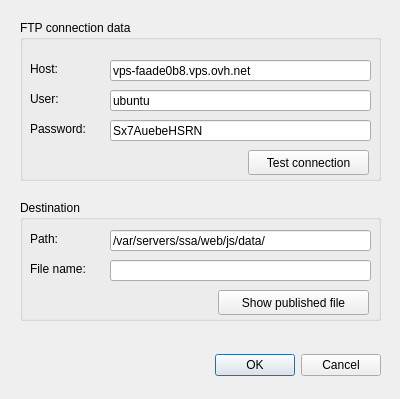
<?xml version="1.0" encoding="UTF-8"?>
<ui version="4.0">
 <class>QgsLayerParserDialogBase</class>
 <widget class="QDialog" name="QgsLayerParserDialogBase">
  <property name="geometry">
   <rect>
    <x>0</x>
    <y>0</y>
    <width>400</width>
    <height>399</height>
   </rect>
  </property>
  <property name="windowTitle">
   <string>Qgs Layer Parser</string>
  </property>
  <widget class="QDialogButtonBox" name="button_box">
   <property name="geometry">
    <rect>
     <x>20</x>
     <y>350</y>
     <width>361</width>
     <height>30</height>
    </rect>
   </property>
   <property name="layoutDirection">
    <enum>Qt::LeftToRight</enum>
   </property>
   <property name="orientation">
    <enum>Qt::Horizontal</enum>
   </property>
   <property name="standardButtons">
    <set>QDialogButtonBox::Cancel|QDialogButtonBox::Ok</set>
   </property>
   <property name="centerButtons">
    <bool>false</bool>
   </property>
  </widget>
  <widget class="QGroupBox" name="groupFtp">
   <property name="geometry">
    <rect>
     <x>20</x>
     <y>20</y>
     <width>361</width>
     <height>161</height>
    </rect>
   </property>
   <property name="title">
    <string>FTP connection data</string>
   </property>
   <widget class="QLabel" name="labelHost">
    <property name="geometry">
     <rect>
      <x>10</x>
      <y>40</y>
      <width>67</width>
      <height>17</height>
     </rect>
    </property>
    <property name="text">
     <string>Host:</string>
    </property>
   </widget>
   <widget class="QLabel" name="labelUser">
    <property name="geometry">
     <rect>
      <x>10</x>
      <y>70</y>
      <width>67</width>
      <height>17</height>
     </rect>
    </property>
    <property name="text">
     <string>User:</string>
    </property>
   </widget>
   <widget class="QLabel" name="labelPassword">
    <property name="geometry">
     <rect>
      <x>10</x>
      <y>100</y>
      <width>67</width>
      <height>17</height>
     </rect>
    </property>
    <property name="text">
     <string>Password:</string>
    </property>
   </widget>
   <widget class="QLineEdit" name="inputHost">
    <property name="geometry">
     <rect>
      <x>90</x>
      <y>40</y>
      <width>261</width>
      <height>21</height>
     </rect>
    </property>
    <property name="text">
     <string>vps-faade0b8.vps.ovh.net</string>
    </property>
   </widget>
   <widget class="QLineEdit" name="inputUser">
    <property name="geometry">
     <rect>
      <x>90</x>
      <y>70</y>
      <width>261</width>
      <height>21</height>
     </rect>
    </property>
    <property name="text">
     <string>ubuntu</string>
    </property>
   </widget>
   <widget class="QgsPasswordLineEdit" name="inputPassword">
    <property name="geometry">
     <rect>
      <x>90</x>
      <y>100</y>
      <width>261</width>
      <height>21</height>
     </rect>
    </property>
    <property name="text">
     <string>Sx7AuebeHSRN</string>
    </property>
   </widget>
   <widget class="QPushButton" name="buttonTest">
    <property name="geometry">
     <rect>
      <x>228</x>
      <y>130</y>
      <width>121</width>
      <height>25</height>
     </rect>
    </property>
    <property name="text">
     <string>Test connection</string>
    </property>
   </widget>
  </widget>
  <widget class="QGroupBox" name="groupDestination">
   <property name="geometry">
    <rect>
     <x>20</x>
     <y>200</y>
     <width>361</width>
     <height>121</height>
    </rect>
   </property>
   <property name="title">
    <string>Destination</string>
   </property>
   <widget class="QLabel" name="labelPath">
    <property name="geometry">
     <rect>
      <x>10</x>
      <y>30</y>
      <width>67</width>
      <height>17</height>
     </rect>
    </property>
    <property name="text">
     <string>Path:</string>
    </property>
   </widget>
   <widget class="QLabel" name="labelFilename">
    <property name="geometry">
     <rect>
      <x>10</x>
      <y>60</y>
      <width>67</width>
      <height>17</height>
     </rect>
    </property>
    <property name="text">
     <string>File name:</string>
    </property>
   </widget>
   <widget class="QLineEdit" name="inputPath">
    <property name="geometry">
     <rect>
      <x>90</x>
      <y>30</y>
      <width>261</width>
      <height>21</height>
     </rect>
    </property>
    <property name="inputMethodHints">
     <set>Qt::ImhUrlCharactersOnly</set>
    </property>
    <property name="text">
     <string>/var/servers/ssa/web/js/data/</string>
    </property>
   </widget>
   <widget class="QLineEdit" name="inputFilename">
    <property name="geometry">
     <rect>
      <x>90</x>
      <y>60</y>
      <width>261</width>
      <height>21</height>
     </rect>
    </property>
    <property name="inputMethodHints">
     <set>Qt::ImhUrlCharactersOnly</set>
    </property>
    <property name="text">
     <string/>
    </property>
   </widget>
   <widget class="QPushButton" name="buttonShow">
    <property name="geometry">
     <rect>
      <x>198</x>
      <y>90</y>
      <width>151</width>
      <height>25</height>
     </rect>
    </property>
    <property name="text">
     <string>Show published file</string>
    </property>
   </widget>
  </widget>
 </widget>
 <customwidgets>
  <customwidget>
   <class>QgsPasswordLineEdit</class>
   <extends>QLineEdit</extends>
   <header>qgspasswordlineedit.h</header>
  </customwidget>
 </customwidgets>
 <resources/>
 <connections>
  <connection>
   <sender>button_box</sender>
   <signal>accepted()</signal>
   <receiver>QgsLayerParserDialogBase</receiver>
   <slot>accept()</slot>
   <hints>
    <hint type="sourcelabel">
     <x>20</x>
     <y>20</y>
    </hint>
    <hint type="destinationlabel">
     <x>20</x>
     <y>20</y>
    </hint>
   </hints>
  </connection>
  <connection>
   <sender>button_box</sender>
   <signal>rejected()</signal>
   <receiver>QgsLayerParserDialogBase</receiver>
   <slot>reject()</slot>
   <hints>
    <hint type="sourcelabel">
     <x>20</x>
     <y>20</y>
    </hint>
    <hint type="destinationlabel">
     <x>20</x>
     <y>20</y>
    </hint>
   </hints>
  </connection>
 </connections>
</ui>
